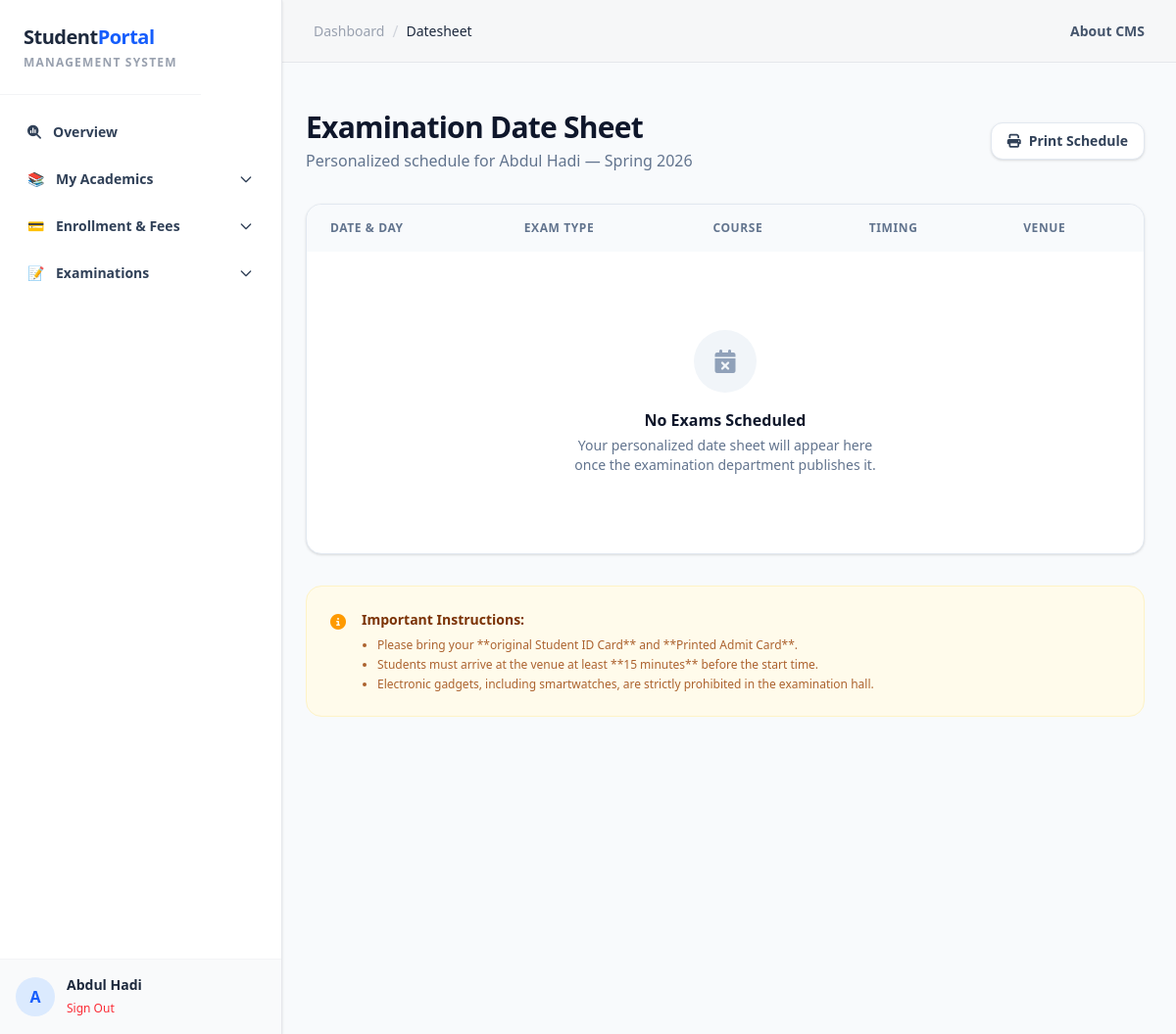
The app's page /student/dashboard/examinations/date-sheet/ (signed in) with its own data.
### apps/accounts/models.py (models this page shows, shortened)
class CustomUser(AbstractUser):
    phone = models.CharField(max_length=30,unique=True,null=True, blank=True)
    birth_date = models.DateField(null=True,blank=True)

### apps/academics/views/student_views.py (the view)
# urls.py: path('dashboard/examinations/date-sheet/', date_sheet_page_view, name='date_sheet'),
def date_sheet_page_view(request):
    student = request.user.student_profile
    datesheet_entries = DateSheetEntry.objects.filter(
        exam_date__gt = timezone.now().date(),
        course_by_section__enrollments__student=student,
        course_by_section__enrollments__status='active',
        semester=Semester.latest_semester()
    )
    return render(request, 'temps/academics/pages/StudentDashboard/Examinations/DateSheet.html',{'datesheet_entries':datesheet_entries, 'current_semester': Semester.latest_semester(),'page_name':'Datesheet'})

### apps/academics/models.py (called while the page is built)
    @classmethod
    def latest_semester(cls):
        return cls.objects.latest('end_date')

### apps/academics/templates/temps/academics/pages/StudentDashboard/Examinations/DateSheet.html (shortened to what this page needs)
{% extends 'BaseStudentDashboard.html' %}
{% block main_section %}
{% if current_semester.is_datesheet_published %}
<div class="max-w-6xl mx-auto py-8 px-4">
    <div class="flex flex-col md:flex-row md:items-center justify-between mb-8 gap-4">
        <div>
            <h1 class="text-3xl font-extrabold text-slate-900 tracking-tight">Examination Date Sheet</h1>
            <p class="text-slate-500 mt-1">Personalized schedule for {{ user.get_full_name }} — Spring 2026</p>
        </div>
        <div class="flex gap-3">
            <a href="{% url 'download_datesheet' %}" class="flex items-center gap-2 px-4 py-2 bg-white border border-slate-200 text-slate-700 rounded-xl hover:bg-slate-50 transition-all shadow-sm">
                <i class="fas fa-print text-sm"></i>
                <span class="font-semibold text-sm">Print Schedule</span>
            </a>
        </div>
    </div>
    <div class="bg-white rounded-2xl border border-slate-200 shadow-sm overflow-hidden">
        <table class="w-full text-left border-collapse">
            <thead>
                <tr class="bg-slate-50 border-bottom border-slate-200">
                    <th class="px-6 py-4 text-xs font-bold text-slate-500 uppercase tracking-wider">Date & Day</th>
                    <th class="px-6 py-4 text-xs font-bold text-slate-500 uppercase tracking-wider">Exam Type</th>
                    <th class="px-6 py-4 text-xs font-bold text-slate-500 uppercase tracking-wider">Course</th>
                    <th class="px-6 py-4 text-xs font-bold text-slate-500 uppercase tracking-wider">Timing</th>
                    <th class="px-6 py-4 text-xs font-bold text-slate-500 uppercase tracking-wider">Venue</th>
                </tr>
            </thead>
            <tbody class="divide-y divide-slate-100">
                {% for entry in datesheet_entries %}
                <tr class="hover:bg-slate-50/50 transition-colors">
                    <td class="px-6 py-5">
                        <div class="text-sm font-bold text-slate-900">{{ entry.exam_date|date:"d M, Y" }}</div>
                        <div class="text-xs text-slate-500">{{ entry.exam_date|date:"l" }}</div>
                    </td>
                    <td class="px-6 py-5">
                        <span class="inline-flex items-center px-2.5 py-0.5 rounded-full text-xs font-medium
                            {% if entry.exam_type == 'Midterm' %} bg-amber-100 text-amber-700 {% else %} bg-indigo-100 text-indigo-700 {% endif %}">
                            {{ entry.exam_type }}
                        </span>
                    </td>
                    <td class="px-6 py-5">
                        <div class="text-sm font-semibold text-slate-800">{{ entry.course_by_section.course.name }}</div>
                        <div class="text-xs text-slate-400">{{ entry.course_by_section.course.course_code }}</div>
                    </td>
                    <td class="px-6 py-5">
                        <div class="flex items-center gap-2 text-sm text-slate-700">
                            <i class="far fa-clock text-slate-400"></i>
                            {{ entry.start_time|time:"h:i A" }} - {{ entry.end_time|time:"h:i A" }}
                        </div>
                    </td>
                    <td class="px-6 py-5">
                        <div class="flex items-center gap-2">
                            <div class="w-8 h-8 rounded-lg bg-slate-100 flex items-center justify-center text-slate-600">
                                <i class="fas fa-door-open text-xs"></i>
                            </div>
                            <div>
                                <div class="text-sm font-medium text-slate-900">{{ entry.room.name }}</div>
                                <div class="text-xs text-slate-500">{{ entry.room.building.name }}</div>
                            </div>
                        </div>
                    </td>
                </tr>
                {% empty %}
                <tr>
                    <td colspan="5" class="px-6 py-20 text-center">
                        <div class="flex flex-col items-center">
                            <div class="w-16 h-16 bg-slate-100 rounded-full flex items-center justify-center mb-4">
                                <i class="fas fa-calendar-times text-slate-400 text-2xl"></i>
                            </div>
                            <h3 class="text-slate-900 font-bold">No Exams Scheduled</h3>
                            <p class="text-slate-500 text-sm max-w-xs mt-1">Your personalized date sheet will appear here once the examination department publishes it.</p>
                        </div>
                    </td>
                </tr>
                {% endfor %}
            </tbody>
        </table>
    </div>
    <div class="mt-8 p-6 bg-amber-50 rounded-2xl border border-amber-100">
        <div class="flex gap-4">
            <i class="fas fa-info-circle text-amber-500 mt-1"></i>
            <div>
                <h4 class="text-sm font-bold text-amber-900">Important Instructions:</h4>
                <ul class="mt-2 text-xs text-amber-800 space-y-1 list-disc ml-4 opacity-80">
                    <li>Please bring your **original Student ID Card** and **Printed Admit Card**.</li>
                    <li>Students must arrive at the venue at least **15 minutes** before the start time.</li>
                    <li>Electronic gadgets, including smartwatches, are strictly prohibited in the examination hall.</li>
                </ul>
            </div>
        </div>
    </div>
</div>
{% endif %}
{% endblock %}

### templates/comps/StudentDashboard/sidebar.html (shortened to what this page needs)
{% load static %}
{% block sidebar %}
<aside id='sidebar' class="hidden md:flex flex-col bg-white border-r border-gray-200 fixed top-0 left-0 h-screen w-72 shadow-sm z-100">
    <div class="flex flex-row justify-between">
        <div class="p-6 border-b border-gray-100">
            <h1 class="text-xl font-bold text-slate-800 tracking-tight">Student<span class="text-blue-600">Portal</span></h1>
            <p class="text-xs text-gray-400 uppercase tracking-widest font-semibold mt-1">Management System</p>
        </div>
    </div>
    <div class="flex-1 overflow-y-auto py-4 px-3 space-y-1">
            <a href="{% url 'student_dashboard' %}" class="submenu-toggle w-full flex items-center justify-between px-4 py-3 text-sm font-semibold text-slate-700 hover:bg-gray-50 rounded-lg transition-all group">
                <div class="flex items-center">
                    <span class="fa-solid fa-magnifying-glass-chart mr-3"></span>
                     Overview
                </div>
            </a>
        <div class="menu-group">
            <button class="submenu-toggle w-full flex items-center justify-between px-4 py-3 text-sm font-semibold text-slate-700 hover:bg-gray-50 rounded-lg transition-all group">
                <div class="flex items-center">
                    <span class="mr-3">📚</span> My Academics
                </div>
                <svg class="w-4 h-4 transform transition-transform duration-200 arrow" fill="none" stroke="currentColor" viewBox="0 0 24 24"><path stroke-linecap="round" stroke-linejoin="round" stroke-width="2" d="M19 9l-7 7-7-7"></path></svg>
            </button>
        </div>
        <div class="menu-group">
            <button class="submenu-toggle w-full flex items-center justify-between px-4 py-3 text-sm font-semibold text-slate-700 hover:bg-gray-50 rounded-lg transition-all">
                <div class="flex items-center">
                    <span class="mr-3">💳</span> Enrollment & Fees
                </div>
                <svg class="w-4 h-4 transform transition-transform duration-200 arrow" fill="none" stroke="currentColor" viewBox="0 0 24 24"><path stroke-linecap="round" stroke-linejoin="round" stroke-width="2" d="M19 9l-7 7-7-7"></path></svg>
            </button>
        </div>
        <div class="menu-group">
            <button class="submenu-toggle w-full flex items-center justify-between px-4 py-3 text-sm font-semibold text-slate-700 hover:bg-gray-50 rounded-lg transition-all">
                <div class="flex items-center">
                    <span class="mr-3">📝</span> Examinations
                </div>
                <svg class="w-4 h-4 transform transition-transform duration-200 arrow" fill="none" stroke="currentColor" viewBox="0 0 24 24"><path stroke-linecap="round" stroke-linejoin="round" stroke-width="2" d="M19 9l-7 7-7-7"></path></svg>
            </button>
        </div>
    </div>
    <div class="p-4 border-t border-gray-100 bg-gray-50">
        <div class="flex items-center">
            <div class="w-10 h-10 rounded-full bg-blue-100 flex items-center justify-center text-blue-600 font-bold">
                {{ request.user.first_name|first }}
            </div>
            <div class="ml-3">
                <p class="text-sm font-bold text-slate-800">{{ request.user.get_full_name }}</p>
                <a href="{% url 'accounts:logout' %}" class="text-xs text-red-500 hover:underline">Sign Out</a>
            </div>
        </div>
    </div>
</aside>
{% endblock %}

### records on screen
CustomUser: user.first_name|first "A", user.get_full_name "Abdul Hadi", get_full_name "Abdul Hadi"

### other values on screen
{{ page_name }} "Datesheet"
